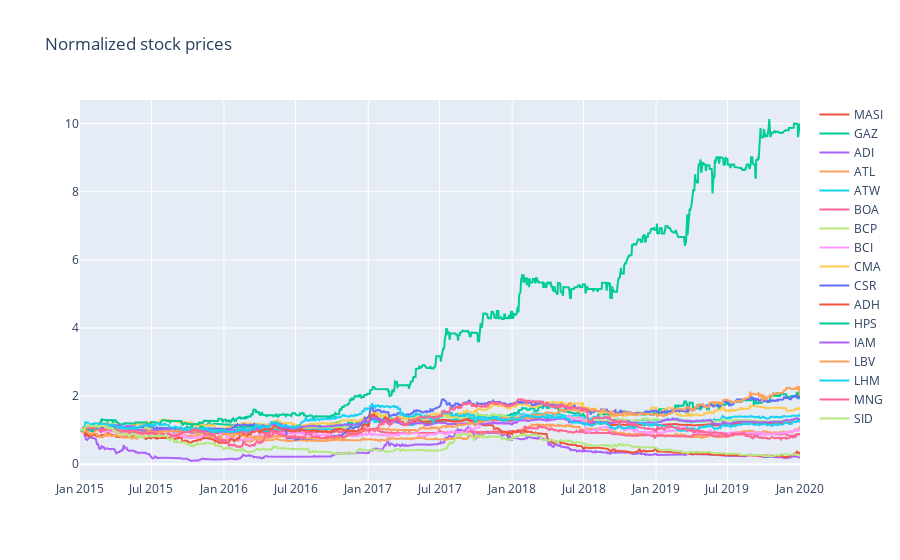

Source (notebook cell):
### Code cell
fig = px.line(title = "Normalized stock prices")
 
for stock in norm_stocks_df.columns[1:]:
    fig.add_scatter(x = norm_stocks_df["Date"], y = norm_stocks_df[stock], name = stock)
fig.show()

### Figure 1 — Plotly figure (JSON) as saved in the notebook; plotly's stock layout.template omitted (floating-point values rounded to 4 significant figures; data arrays with more than 128 entries replaced by an {"elided": "..."} marker saying what was removed)
{"data": [{"hovertemplate": "<extra></extra>", "legendgroup": "", "line": {"color": "#636efa", "dash": "solid"}, "marker": {"symbol": "circle"}, "mode": "lines", "name": "", "orientation": "v", "showlegend": false, "type": "scatter", "xaxis": "x", "yaxis": "y"}, {"name": "MASI", "type": "scatter", "x": {"elided": "1305 str values"}, "y": {"elided": "1305 float values"}}, {"name": "GAZ", "type": "scatter", "x": {"elided": "1305 str values"}, "y": {"elided": "1305 float values"}}, {"name": "ADI", "type": "scatter", "x": {"elided": "1305 str values"}, "y": {"elided": "1305 float values"}}, {"name": "ATL", "type": "scatter", "x": {"elided": "1305 str values"}, "y": {"elided": "1305 float values"}}, {"name": "ATW", "type": "scatter", "x": {"elided": "1305 str values"}, "y": {"elided": "1305 float values"}}, {"name": "BOA", "type": "scatter", "x": {"elided": "1305 str values"}, "y": {"elided": "1305 float values"}}, {"name": "BCP", "type": "scatter", "x": {"elided": "1305 str values"}, "y": {"elided": "1305 float values"}}, {"name": "BCI", "type": "scatter", "x": {"elided": "1305 str values"}, "y": {"elided": "1305 float values"}}, {"name": "CMA", "type": "scatter", "x": {"elided": "1305 str values"}, "y": {"elided": "1305 float values"}}, {"name": "CSR", "type": "scatter", "x": {"elided": "1305 str values"}, "y": {"elided": "1305 float values"}}, {"name": "ADH", "type": "scatter", "x": {"elided": "1305 str values"}, "y": {"elided": "1305 float values"}}, {"name": "HPS", "type": "scatter", "x": {"elided": "1305 str values"}, "y": {"elided": "1305 float values"}}, {"name": "IAM", "type": "scatter", "x": {"elided": "1305 str values"}, "y": {"elided": "1305 float values"}}, {"name": "LBV", "type": "scatter", "x": {"elided": "1305 str values"}, "y": {"elided": "1305 float values"}}, {"name": "LHM", "type": "scatter", "x": {"elided": "1305 str values"}, "y": {"elided": "1305 float values"}}, {"name": "MNG", "type": "scatter", "x": {"elided": "1305 str values"}, "y": {"elided": "1305 float values"}}, {"name": "SID", "type": "scatter", "x": {"elided": "1305 str values"}, "y": {"elided": "1305 float values"}}], "layout": {"legend": {"tracegroupgap": 0}, "title": {"text": "Normalized stock prices"}, "xaxis": {"anchor": "y", "domain": [0, 1]}, "yaxis": {"anchor": "x", "domain": [0, 1]}}}
